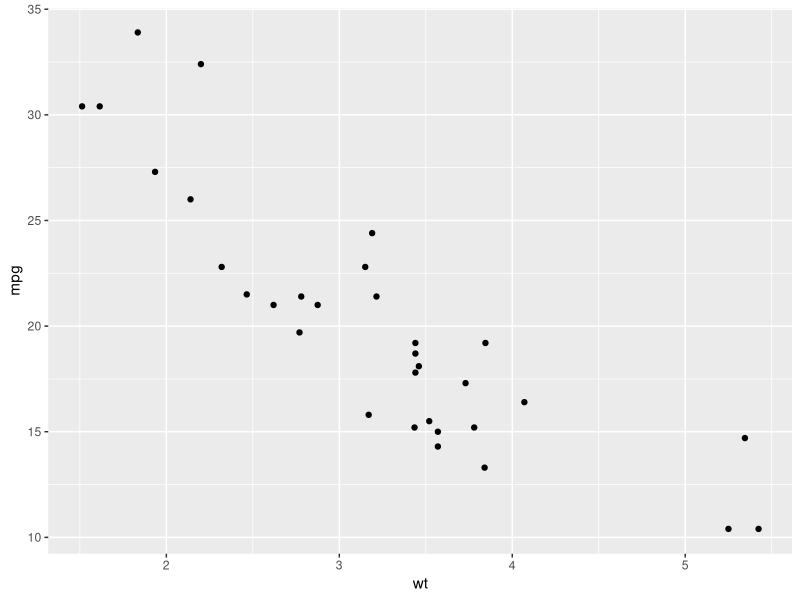
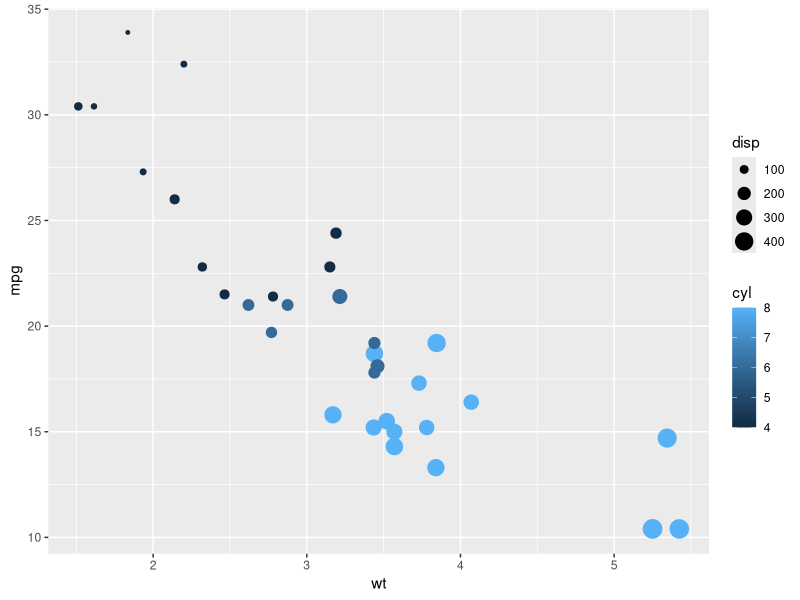

Recreate these plots in R, in order.
## ---- chunk 1
rep(c(100:1),c(100:1))
## ---- chunk 2
A <- c(1,2,0,4)
B <- c(3,6)
A*B
## ---- chunk 3
gender <- factor(c(rep("female", 91), rep("male", 92)))
table(gender)
gender <- factor(gender, levels=c("male", "female"))
table(gender)
gender <- factor(gender, levels=c("Male", "female"))
table(gender)
## ---- chunk 4
X <- factor(c(4, 5, 6, 6, 4))

as.numeric(as.character(X))

# as.numeric(levels(X))[X] ## alternative
## ---- chunk 5
library(ggplot2)
# data("mtcars")

qplot(wt,mpg,data=mtcars)

#ggplot(mtcars, aes(wt, mpg)) + geom_point()

qplot(wt,mpg,data=mtcars,size = disp, color=cyl)

#ggplot(mtcars, aes(wt, mpg)) + geom_point(aes(size = disp, color=cyl))
tapply(mtcars$mpg,mtcars$cyl,sd)
# tapply(mtcars$mpg,mtcars$cyl,mean)
